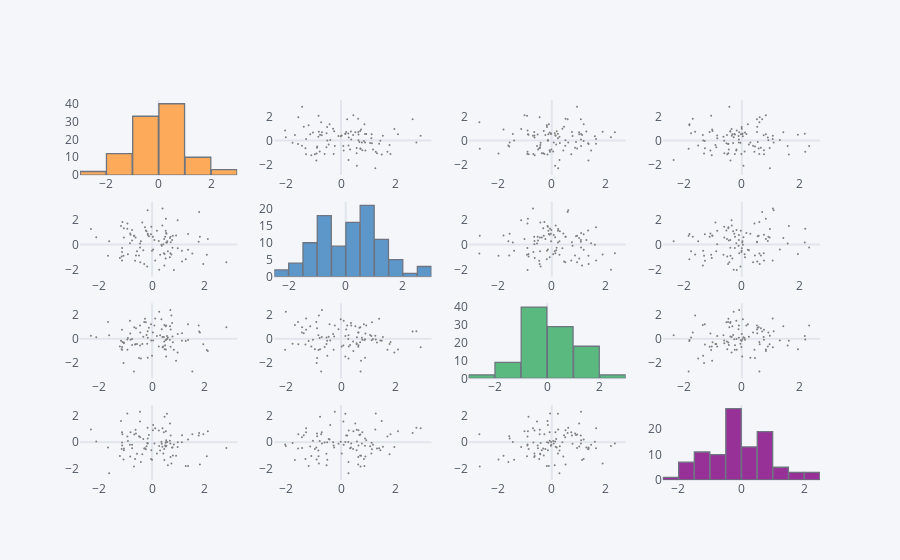

Notebook code cell kept with this figure:
### Markdown cell above
## scatter_matrix()

Similar a sns.pairplot()

### Code cell
df.scatter_matrix()
